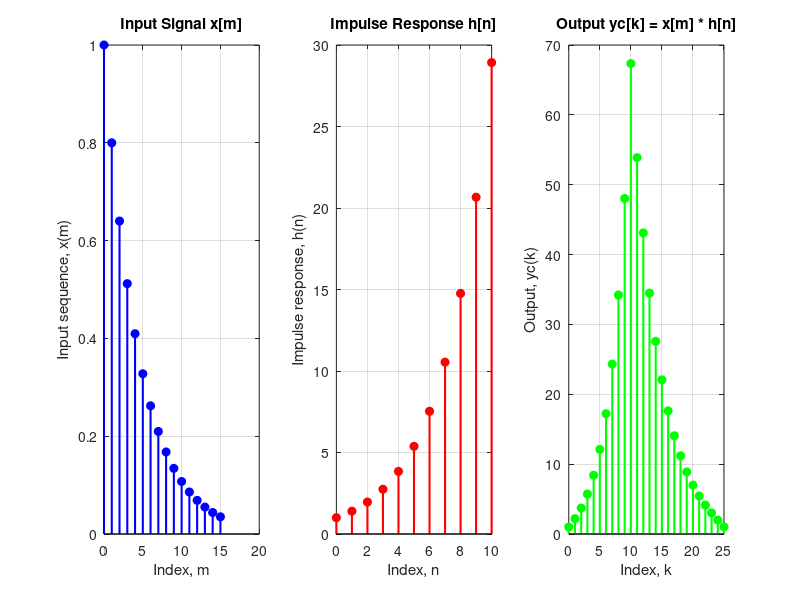
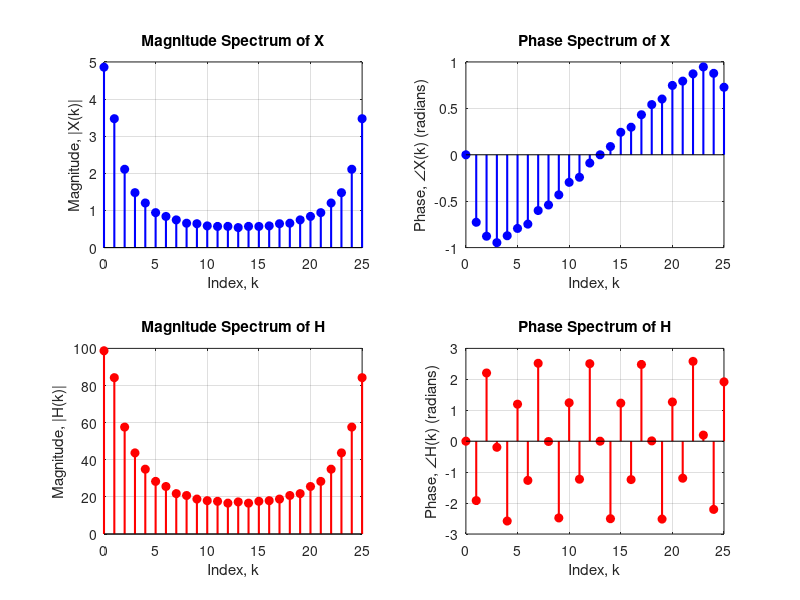
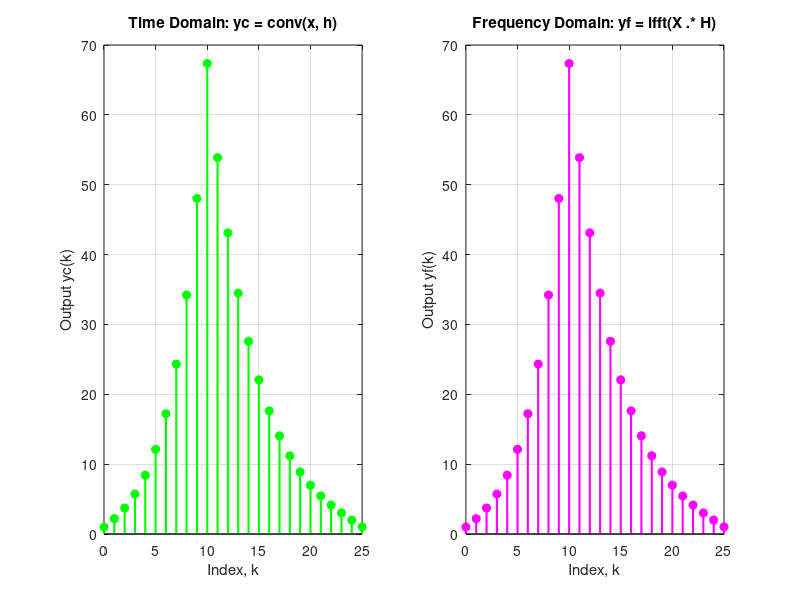

Source code (MATLAB) for these figures, in order:
% Complete DSP Lab: LTI System Response - Time and Frequency Domain
clear all;
close all;
clc;

% Define the index for input signal
m = 0:1:15;  % m goes from 0 to 15 (16 samples)

% Create the input signal: x[m] = (0.8)^m
xn = (0.8).^m;

% Define the index for impulse response
n = 0:1:10;  % n goes from 0 to 10 (11 samples)

% Create the impulse response: h[n] = (1.4)^n
hn = (1.4).^n;

% Calculate lengths
Lx = length(xn);  % Length of x
Lh = length(hn);  % Length of h
L = Lx + Lh - 1;  % Length of output (26 samples)

% Create index for output
k = 0:1:L-1;

%% ===== PART 1: TIME-DOMAIN CONVOLUTION =====

% Perform convolution in time-domain
yc = conv(xn, hn);

% Plot all three signals (Figure 1)
figure('Name', 'Figure 1: Time Domain Signals');

% Plot input signal
subplot(1, 3, 1);
stem(m, xn, 'b', 'LineWidth', 1.5, 'MarkerFaceColor', 'b');
xlabel('Index, m');
ylabel('Input sequence, x(m)');
title('Input Signal x[m]');
grid on;

% Plot impulse response
subplot(1, 3, 2);
stem(n, hn, 'r', 'LineWidth', 1.5, 'MarkerFaceColor', 'r');
xlabel('Index, n');
ylabel('Impulse response, h(n)');
title('Impulse Response h[n]');
grid on;

% Plot output (convolution result)
subplot(1, 3, 3);
stem(k, yc, 'g', 'LineWidth', 1.5, 'MarkerFaceColor', 'g');
xlabel('Index, k');
ylabel('Output, yc(k)');
title('Output yc[k] = x[m] * h[n]');
grid on;

fprintf('===== PART 1: TIME-DOMAIN CONVOLUTION =====\n');
fprintf('Length of input x[m]: %d\n', Lx);
fprintf('Length of impulse response h[n]: %d\n', Lh);
fprintf('Length of output yc[k]: %d (= %d + %d - 1)\n', L, Lx, Lh);

%% ===== PART 2: FREQUENCY DOMAIN ANALYSIS (DFT) =====

% Calculate L-point DFT of input signal and impulse response
X = fft(xn, L);  % L-point DFT of x
H = fft(hn, L);  % L-point DFT of h

% Calculate magnitude and phase
mX = abs(X);      % Magnitude of X
pX = angle(X);    % Phase of X

mH = abs(H);      % Magnitude of H
pH = angle(H);    % Phase of H

% Plot magnitude and phase of X and H (Figure 2)
figure('Name', 'Figure 2: Frequency Domain - DFT of X and H');

% Magnitude of X
subplot(2, 2, 1);
stem(k, mX, 'b', 'LineWidth', 1.5, 'MarkerFaceColor', 'b');
xlabel('Index, k');
ylabel('Magnitude, |X(k)|');
title('Magnitude Spectrum of X');
grid on;

% Phase of X
subplot(2, 2, 2);
stem(k, pX, 'b', 'LineWidth', 1.5, 'MarkerFaceColor', 'b');
xlabel('Index, k');
ylabel('Phase, ∠X(k) (radians)');
title('Phase Spectrum of X');
grid on;

% Magnitude of H
subplot(2, 2, 3);
stem(k, mH, 'r', 'LineWidth', 1.5, 'MarkerFaceColor', 'r');
xlabel('Index, k');
ylabel('Magnitude, |H(k)|');
title('Magnitude Spectrum of H');
grid on;

% Phase of H
subplot(2, 2, 4);
stem(k, pH, 'r', 'LineWidth', 1.5, 'MarkerFaceColor', 'r');
xlabel('Index, k');
ylabel('Phase, ∠H(k) (radians)');
title('Phase Spectrum of H');
grid on;

fprintf('\n===== PART 2: FREQUENCY DOMAIN (DFT) =====\n');
fprintf('DFT Length (L): %d points\n', L);

%% ===== PART 3: VERIFY CONVOLUTION THEOREM =====

% Multiply in frequency domain
Y = X .* H;  % Element-wise multiplication

% Convert back to time-domain using inverse DFT
yf = ifft(Y, L);

% Plot comparison (Figure 3)
figure('Name', 'Figure 3: Verification of Convolution Theorem');

% Plot yc (from convolution)
subplot(1, 2, 1);
stem(k, yc, 'g', 'LineWidth', 1.5, 'MarkerFaceColor', 'g');
xlabel('Index, k');
ylabel('Output yc(k)');
title('Time Domain: yc = conv(x, h)');
grid on;

% Plot yf (from frequency domain multiplication)
subplot(1, 2, 2);
stem(k, yf, 'm', 'LineWidth', 1.5, 'MarkerFaceColor', 'm');
xlabel('Index, k');
ylabel('Output yf(k)');
title('Frequency Domain: yf = ifft(X .* H)');
grid on;

fprintf('\n===== PART 3: VERIFICATION OF CONVOLUTION THEOREM =====\n');
fprintf('Convolution Theorem: x[n]*h[n] <=> X(k)·H(k)\n\n');

% Check if they are equal
difference = abs(yc - yf);
max_difference = max(difference);

fprintf('Maximum difference between yc and yf: %.10e\n', max_difference);

if max_difference < 1e-10
    fprintf('✓ SUCCESS! yc and yf are IDENTICAL (within numerical precision)\n');
    fprintf('✓ Convolution Theorem VERIFIED!\n');
else
    fprintf('⚠ WARNING: Difference detected!\n');
end

fprintf('\nFirst 5 values comparison:\n');
fprintf('  k  |   yc(k)   |   yf(k)   | Difference\n');
fprintf('-----|-----------|-----------|------------\n');
for i = 1:5
    fprintf('  %2d | %9.4f | %9.4f | %.2e\n', i-1, yc(i), yf(i), difference(i));
end